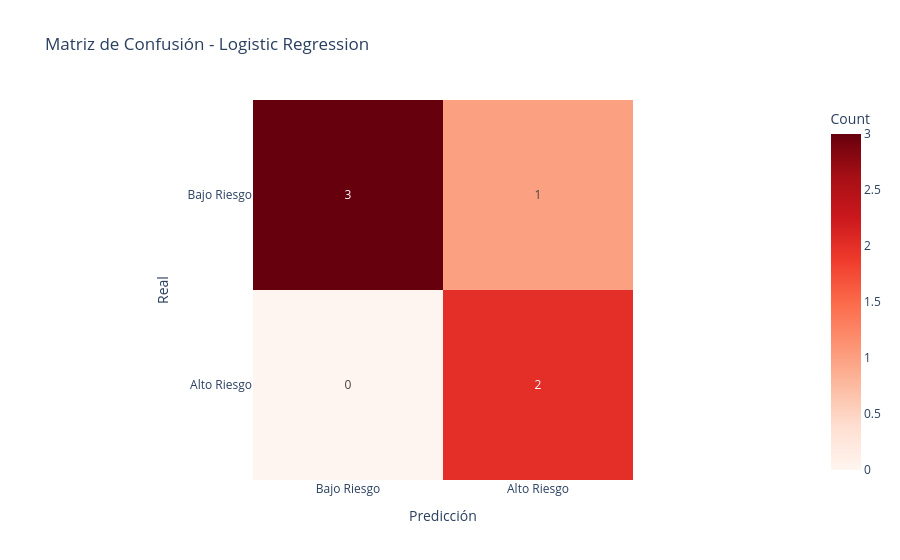

The cell this chart's notebook holds for it:
### Markdown cell above
## 7️⃣ Entrenar Logistic Regression - Modelo 2 (Baseline Lineal)

### 📈 ¿Qué es Logistic Regression?

**Modelo lineal simple** para clasificación binaria.

**Analogía**: Dibujar una línea recta en un gráfico 2D para separar Bajo Riesgo (debajo) de Alto Riesgo (arriba).

**Ecuación**:
$$P(\text{Alto Riesgo}) = \frac{1}{1 + e^{-(w_1 \cdot on\_time\_rate + w_2 \cdot delay\_rate + ... + b)}}$$

Donde:
- $w_i$: "Peso" de cada feature (positivo = aumenta riesgo, negativo = reduce riesgo)
- $b$: Intercept (punto de corte base)

**Ventajas**:
- ✅ **Interpretable**: Cada coeficiente $w_i$ tiene significado directo
  - on_time_rate: coef=-5.0 → Por cada 1% aumento en on_time_rate, riesgo baja significativamente
  - delay_rate: coef=+3.0 → Por cada 1% aumento en delay_rate, riesgo sube
- ✅ Rápido en entrenamiento y predicción
- ✅ Baseline excelente para comparar con modelos complejos

**Desventajas**:
- ❌ Solo captura relaciones lineales
- ❌ Puede underfitting (modelo muy simple)
- ❌ Pobre con features altamente correlacionadas

### 🔍 Caso de Uso: Interpretación de Coeficientes

**Salida esperada**:
```
Logistic Regression Coefficients:
  on_time_rate:    -4.5  (muy importante: alta on_time = bajo riesgo)
  delay_rate:      +3.8  (importante: altos delays = alto riesgo)
  cv_lead_time:    +2.1  (importante: variabilidad = riesgo)
  total_orders:    -0.02 (poco importante: mas órdenes = poco impacto en riesgo)
  defect_rate:     +1.2  (moderado: defectos aumentan riesgo)
  ...
```

**Interpretación de negocio**:
```
Proveedor nuevo con scores:
  on_time_rate: 85% (bajo)    → Predicción: -4.5 × 0.85 = -3.83 (reduce riesgo)
  delay_rate: 20% (moderado)  → Predicción: +3.8 × 0.20 = +0.76 (aumenta riesgo)
  cv_lead_time: 0.50 (alto)   → Predicción: +2.1 × 0.50 = +1.05 (aumenta riesgo)
  defect_rate: 5% (bajo)      → Predicción: +1.2 × 0.05 = +0.06
  
  Suma ponderada: -3.83 + 0.76 + 1.05 + 0.06 + ... = -2.0 (BAJO RIESGO)
```

### 📊 Configuración: class_weight='balanced'

**Problema sin balanceo**:
```
Dataset: 70% Bajo Riesgo, 30% Alto Riesgo

Model sin balanceo:
  - Pierde dinero si predice Alto Riesgo (solo 30% de datos)
  - Mejor estrategia: predecir SIEMPRE Bajo Riesgo → 70% accuracy
  
Resultado: Predice "Bajo Riesgo" para todo ❌
```

**Solución: class_weight='balanced'**
```
Model con balanceo:
  - Da peso 1.4x a clase minoritaria (Alto Riesgo)
  - Castiga más los falsos negativos (no detectar alto riesgo)
  
Resultado: Balancea precisión entre clases ✅
```

**Impacto en negocio**:
- Sin balanceo: Mises Alto Riesgo (no hacer auditoría, ocurre desastre)
- Con balanceo: Detecta Alto Riesgo + algunos falsos positivos (auditoría innecesaria, pero seguro)

### Code cell
# Logistic Regression (con features escaladas)
print("📊 Entrenando Logistic Regression...")

lr_model = LogisticRegression(
    max_iter=1000,
    random_state=42,
    class_weight='balanced'  # Manejar desbalance
)

lr_model.fit(X_train_scaled, y_train)

# Predicciones
y_pred_lr = lr_model.predict(X_test_scaled)
y_proba_lr = lr_model.predict_proba(X_test_scaled)[:, 1]

# Métricas
print("\n📊 Métricas - Logistic Regression:")
print(classification_report(y_test, y_pred_lr, target_names=['Bajo Riesgo', 'Alto Riesgo']))

roc_auc_lr = roc_auc_score(y_test, y_proba_lr)
print(f"\n🎯 ROC-AUC Score: {roc_auc_lr:.3f}")

# Matriz de confusión
cm_lr = confusion_matrix(y_test, y_pred_lr)
fig = px.imshow(
    cm_lr,
    text_auto=True,
    labels=dict(x="Predicción", y="Real", color="Count"),
    x=['Bajo Riesgo', 'Alto Riesgo'],
    y=['Bajo Riesgo', 'Alto Riesgo'],
    title="Matriz de Confusión - Logistic Regression",
    color_continuous_scale='Reds'
)
fig.show()

### Figure 1 — Plotly figure (JSON) as saved in the notebook; plotly's stock layout.template omitted (floating-point values rounded to 4 significant figures)
{"data": [{"coloraxis": "coloraxis", "hovertemplate": "Predicción: %{x}<br>Real: %{y}<br>Count: %{z}<extra></extra>", "name": "0", "texttemplate": "%{z}", "type": "heatmap", "x": ["Bajo Riesgo", "Alto Riesgo"], "xaxis": "x", "y": ["Bajo Riesgo", "Alto Riesgo"], "yaxis": "y", "z": [[3, 1], [0, 2]]}], "layout": {"coloraxis": {"colorbar": {"title": {"text": "Count"}}, "colorscale": [[0, "rgb(255,245,240)"], [0.125, "rgb(254,224,210)"], [0.25, "rgb(252,187,161)"], [0.375, "rgb(252,146,114)"], [0.5, "rgb(251,106,74)"], [0.625, "rgb(239,59,44)"], [0.75, "rgb(203,24,29)"], [0.875, "rgb(165,15,21)"], [1, "rgb(103,0,13)"]]}, "title": {"text": "Matriz de Confusión - Logistic Regression"}, "xaxis": {"anchor": "y", "constrain": "domain", "domain": [0, 1], "scaleanchor": "y", "title": {"text": "Predicción"}}, "yaxis": {"anchor": "x", "autorange": "reversed", "constrain": "domain", "domain": [0, 1], "title": {"text": "Real"}}}}
